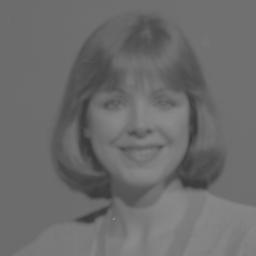
#> input picture practica_10/3.Contrast Stretching/contr2_1.jpg, 256 x 256 px
$ python 2.py
#> lines starting #> are read from the running program, lines starting #| are printed output that depends on the picture; after the words box and inside, x2 and y2 are one past the last pixel; in counts of white or black regions, pixels touching at a corner belong together
import cv2
from matplotlib import pyplot as plt

img=cv2.imread('contr2_1.jpg', cv2.IMREAD_GRAYSCALE)
#> img is the input picture: shape (256, 256); min 56, max 139, mean 107.8

for x in range(15):
    for y in range(15):
        img.itemset((x, y), 0)
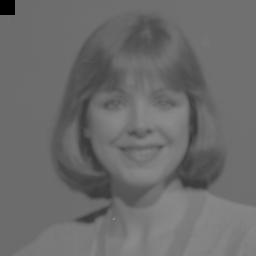
#> img: shape (256, 256); 0.34% of pixels changed, all inside (x1, y1, x2, y2) = (0, 0, 15, 15)

hist = cv2.calcHist([img],[0],None,[256],[0,256])
#> hist = 256 values, max 10839 at index 108, min 0 at index 1, mean 256
cv2.imshow('hist',hist)
plt.subplot(1,2,1),plt.imshow(cv2.cvtColor(img, cv2.COLOR_BGR2RGB))
plt.subplot(1,2,2).hist(img.ravel(),256,[0,256])
plt.show()
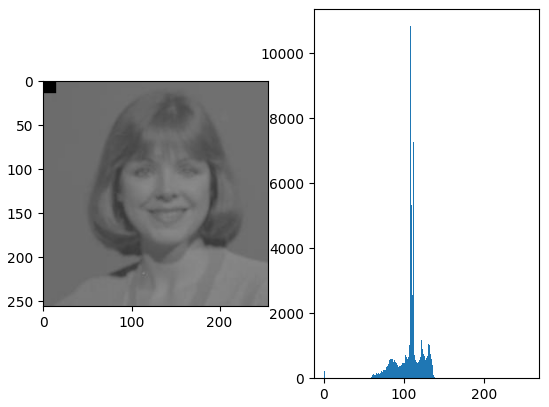
#> figure drawn by matplotlib, 2 panels; panel 2: tallest bar 10839 high, from x = 108 to 109

cv2.imwrite('outlayer.jpg',img)
